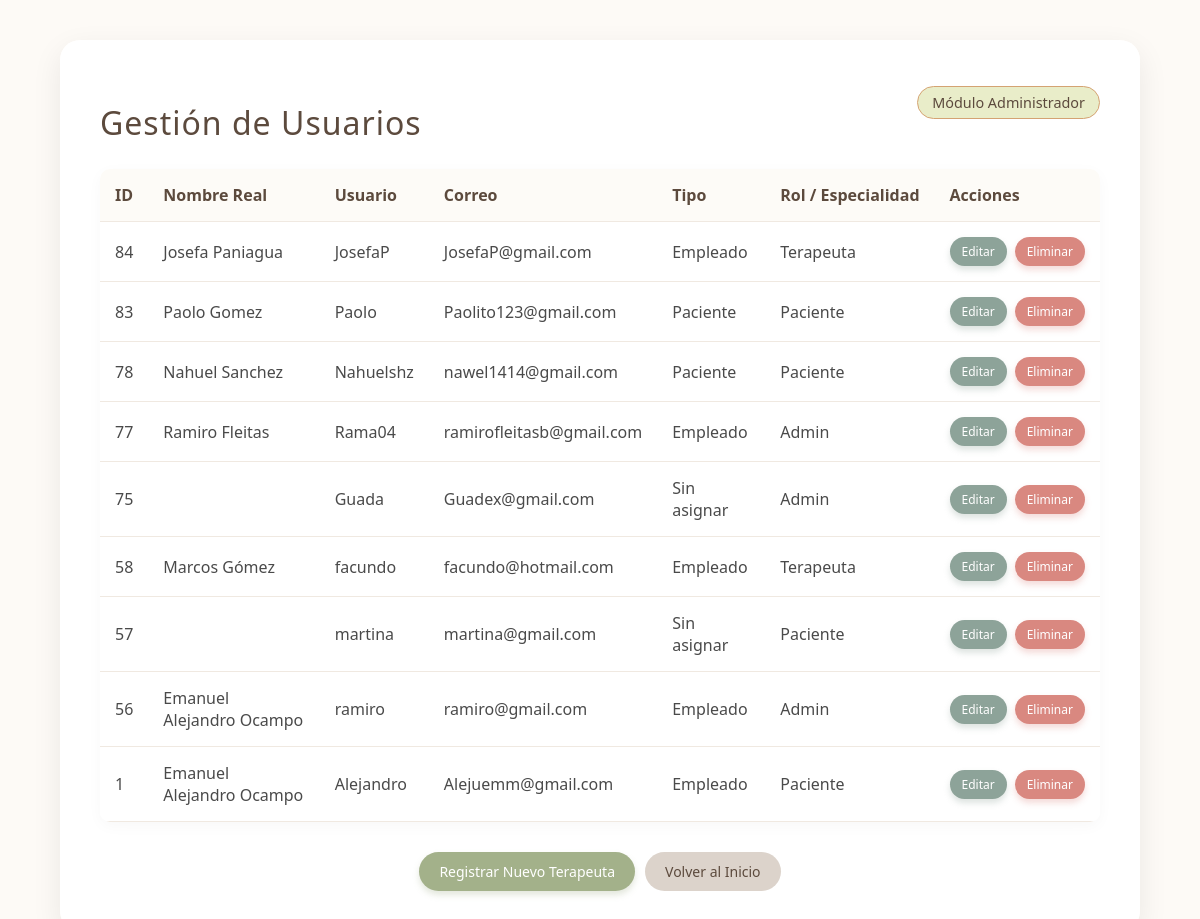
Page /Spaa/Views/admin_usuarios.php (signed in) on the committed database.
### tables this page shows
CREATE TABLE `usuario` (
  `id_Usuario` int NOT NULL,
  `Usuario_Nombre` varchar(15) NOT NULL,
  `Usuario_Contraseña` varchar(255) DEFAULT NULL,
  `Descripcion` varchar(250) DEFAULT NULL,
  `Fecha_Creacion` datetime DEFAULT NULL,
  `Correo_E` varchar(40) DEFAULT NULL,
  `id_Rol` int DEFAULT '0',
  `codigo_recuperacion` varchar(10) DEFAULT NULL,
  `codigo_expira` datetime DEFAULT NULL,
  `id_Persona` int DEFAULT NULL
);

CREATE TABLE `persona` (
  `id_Persona` int NOT NULL,
  `Persona_Nombre` varchar(25) NOT NULL,
  `Persona_Apellido` varchar(10) NOT NULL,
  `Persona_DNI` varchar(15) DEFAULT NULL,
  `Persona_Telefono` bigint DEFAULT NULL,
  `Persona_Domicilio` varchar(50) DEFAULT NULL,
  `Fecha_Nac` date DEFAULT NULL,
  `Persona_Descripcion` text
);

CREATE TABLE `rol` (
  `id_Rol` int NOT NULL,
  `Rol_Descripcion` varchar(15) DEFAULT NULL
);

### Spaa/Models/Usuario.php (called while the page is built, shortened)
<?php
class Usuario {
    private $db;
    public function __construct($conexion) {
        $this->db = $conexion;
    }
    public function listarTodos() {
        $query = "SELECT u.id_Usuario, u.Usuario_Nombre, u.Correo_E,
                         p.Persona_Nombre, p.Persona_Apellido, p.Persona_Telefono,
                         r.Rol_Descripcion,
                         CASE
                            WHEN e.id_Empleado IS NOT NULL THEN 'Empleado'
                            WHEN pac.id_Paciente IS NOT NULL THEN 'Paciente'
                            ELSE 'Sin asignar'
                         END as Tipo_Usuario
                  FROM usuario u
                  LEFT JOIN empleado e ON u.id_Usuario = e.id_Usuario
                  LEFT JOIN paciente pac ON u.id_Usuario = pac.id_Usuario
                  LEFT JOIN persona p ON (e.id_Persona = p.id_Persona OR pac.id_Persona = p.id_Persona)
                  LEFT JOIN rol r ON u.id_Rol = r.id_Rol
                  ORDER BY u.id_Usuario DESC";
        return $this->db->query($query);
    }
}
?>

### Spaa/Views/admin_usuarios.php (the view, shortened to what this page needs)
<?php
require_once '../Models/Usuario.php';
$conexion = new mysqli("localhost", "root", "", "gestionspabd");
$modeloUsuario = new Usuario($conexion);
$usuarios = $modeloUsuario->listarTodos();
?>
<!DOCTYPE html>
<html lang="es">
<head>
</head>
<body>
    <div class="container">
        <div class="header-flex">
            <h1>Gestión de Usuarios</h1>
            <div class="badge-rol">Módulo Administrador</div>
        </div>
        <?php if ($usuarios && $usuarios->num_rows > 0): ?>
            <div class="table-container">
                <table class="table">
                    <thead>
                        <tr>
                            <th>ID</th>
                            <th>Nombre Real</th>
                            <th>Usuario</th>
                            <th>Correo</th>
                            <th>Tipo</th>
                            <th>Rol / Especialidad</th>
                            <th>Acciones</th>
                        </tr>
                    </thead>
                    <tbody>
                        <?php while($row = $usuarios->fetch_assoc()): ?>
                            <tr>
                                <td><?= htmlspecialchars($row['id_Usuario']) ?></td>
                                <td><?= htmlspecialchars($row['Persona_Nombre'] . " " . $row['Persona_Apellido']) ?></td>
                                <td><?= htmlspecialchars($row['Usuario_Nombre']) ?></td>
                                <td><?= htmlspecialchars($row['Correo_E']) ?></td>
                                <td><?= htmlspecialchars($row['Tipo_Usuario']) ?></td>
                                <td><?= htmlspecialchars($row['Rol_Descripcion'] ?? 'Paciente') ?></td>
                                <td>
                                    <div class="action-links">
                                        <a href="editar_usuario.php?id=<?= $row['id_Usuario'] ?>" class="btn btn-primary btn-small">Editar</a>
                                        <a href="#" class="btn btn-danger btn-small" onclick="return confirmarEliminacion(event, '../Controllers/UsuarioController.php?action=eliminar&id=<?= $row['id_Usuario'] ?>')">Eliminar</a>
                                    </div>
                                </td>
                            </tr>
                        <?php endwhile; ?>
                    </tbody>
                </table>
            </div>
        <?php else: ?>
            <div class="empty-state">
                <p>No se encontraron usuarios registrados en la base de datos.</p>
            </div>
        <?php endif; ?>
        <div class="button-group" style="justify-content: center;">
            <a href="registro_terapeuta.php" class="btn btn-success">Registrar Nuevo Terapeuta</a>
            <a href="index.php" class="btn btn-secondary">Volver al Inicio</a>
        </div>
    </div>
</body>
</html>

### Spaa/Views/admin_usuarios.php (style rules this page uses)
body { font-family: 'Segoe UI', Tahoma, Geneva, Verdana, sans-serif; padding: 0; margin: 0; background: url('img/relax.png') no-repeat center center fixed; background-size: cover; background-color: #fcf9f2; color: #4a4a4a; }
body::before { content: ""; position: fixed; top: 0; left: 0; width: 100%; height: 100%; background: rgba(253, 251, 247, 0.88); z-index: -1; }
.container { max-width: 1000px; margin: 40px auto; background: rgba(255, 255, 255, 0.95); padding: 40px; border-radius: 20px; box-shadow: 0 10px 30px rgba(0,0,0,0.08); }
h1, h2 { color: #5c4a3d; font-weight: 300; letter-spacing: 1px; border-bottom: 2px solid #e9e3dc; padding-bottom: 10px; margin-bottom: 25px; }
.badge-rol { display: inline-block; padding: 6px 14px; background: #e9edc9; color: #5c4a3d; border-radius: 20px; font-size: 0.9em; margin-bottom: 20px; font-weight: 500; border: 1px solid #d4a373; }
.btn { display: inline-block; padding: 10px 20px; border-radius: 30px; text-decoration: none; cursor: pointer; border: none; font-size: 14px; font-weight: 500; transition: all 0.3s ease; }
.btn-primary { background: #8da399; color: white; box-shadow: 0 4px 6px rgba(141, 163, 153, 0.3); }
.btn-success { background: #a3b18a; color: white; box-shadow: 0 4px 6px rgba(163, 177, 138, 0.3); }
.btn-danger { background: #d98880; color: white; box-shadow: 0 4px 6px rgba(217, 136, 128, 0.3); }
.btn-secondary { background: #dcd3cb; color: #5c4a3d; }
.btn-small { padding: 6px 12px; font-size: 12px; }
.button-group { margin-top: 20px; display: flex; gap: 10px; }
.table-container { overflow-x: auto; border-radius: 10px; box-shadow: 0 4px 15px rgba(0,0,0,0.03); margin-bottom: 30px; }
.table { width: 100%; border-collapse: collapse; background: white; }
.table th, .table td { padding: 15px; text-align: left; border-bottom: 1px solid #f0e9e1; }
.table th { background: #fdfbf7; color: #5c4a3d; font-weight: 600; white-space: nowrap; }
.table td { vertical-align: middle; }
.action-links { display: flex; gap: 8px; white-space: nowrap; }
.header-flex { display: flex; justify-content: space-between; align-items: center; margin-bottom: 25px; }
.header-flex h1 { margin-bottom: 0; border-bottom: none; padding-bottom: 0; }

### rows in the picture
usuario: id_Usuario "84", persona.Persona_Nombre+Persona_Apellido "Josefa Paniagua", Usuario_Nombre "JosefaP", Correo_E "JosefaP@gmail.com", Tipo_Usuario "Empleado", id_Rol.Rol_Descripcion "Terapeuta"
usuario: id_Usuario "83", persona.Persona_Nombre+Persona_Apellido "Paolo Gomez", Usuario_Nombre "Paolo", Correo_E "Paolito123@gmail.com", Tipo_Usuario "Paciente", id_Rol.Rol_Descripcion "Paciente"
usuario: id_Usuario "78", persona.Persona_Nombre+Persona_Apellido "Nahuel Sanchez", Usuario_Nombre "Nahuelshz", Correo_E "nawel1414@gmail.com", Tipo_Usuario "Paciente", id_Rol.Rol_Descripcion "Paciente"
usuario: id_Usuario "77", persona.Persona_Nombre+Persona_Apellido "Ramiro Fleitas", Usuario_Nombre "Rama04", Correo_E "ramirofleitasb@gmail.com", Tipo_Usuario "Empleado", id_Rol.Rol_Descripcion "Admin"
usuario: id_Usuario "75", Usuario_Nombre "Guada", Correo_E "Guadex@gmail.com", Tipo_Usuario "Sin asignar", id_Rol.Rol_Descripcion "Admin"
usuario: id_Usuario "58", persona.Persona_Nombre+Persona_Apellido "Marcos Gómez", Usuario_Nombre "facundo", Correo_E "facundo@hotmail.com", Tipo_Usuario "Empleado", id_Rol.Rol_Descripcion "Terapeuta"
usuario: id_Usuario "57", Usuario_Nombre "martina", Correo_E "martina@gmail.com", Tipo_Usuario "Sin asignar", id_Rol.Rol_Descripcion "Paciente"
usuario: id_Usuario "56", persona.Persona_Nombre+Persona_Apellido "Emanuel Alejandro Ocampo", Usuario_Nombre "ramiro", Correo_E "ramiro@gmail.com", Tipo_Usuario "Empleado", id_Rol.Rol_Descripcion "Admin"
usuario: id_Usuario "1", persona.Persona_Nombre+Persona_Apellido "Emanuel Alejandro Ocampo", Usuario_Nombre "Alejandro", Correo_E "Alejuemm@gmail.com", Tipo_Usuario "Empleado", id_Rol.Rol_Descripcion "Paciente"
